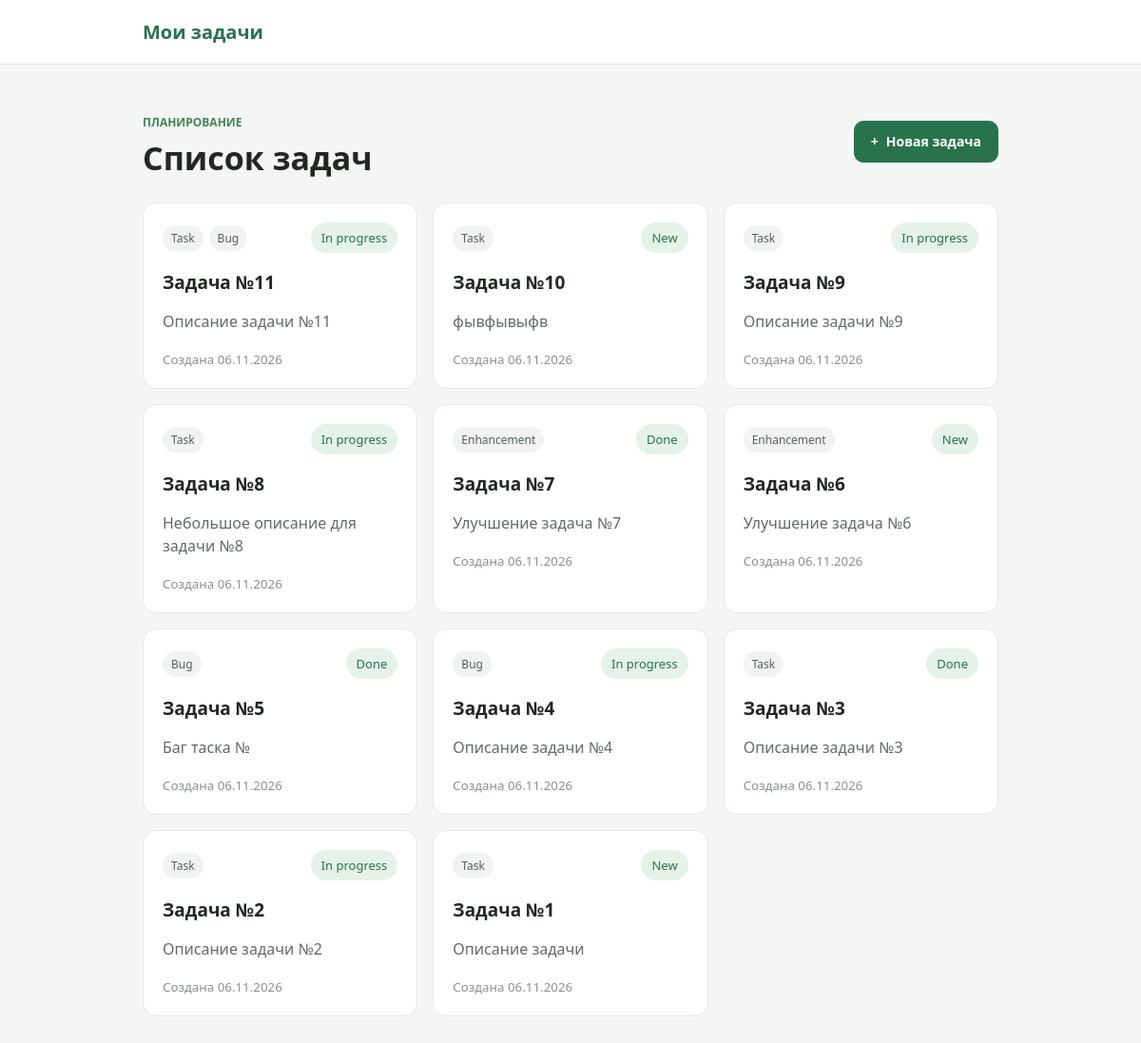
Before: / with the older database file.
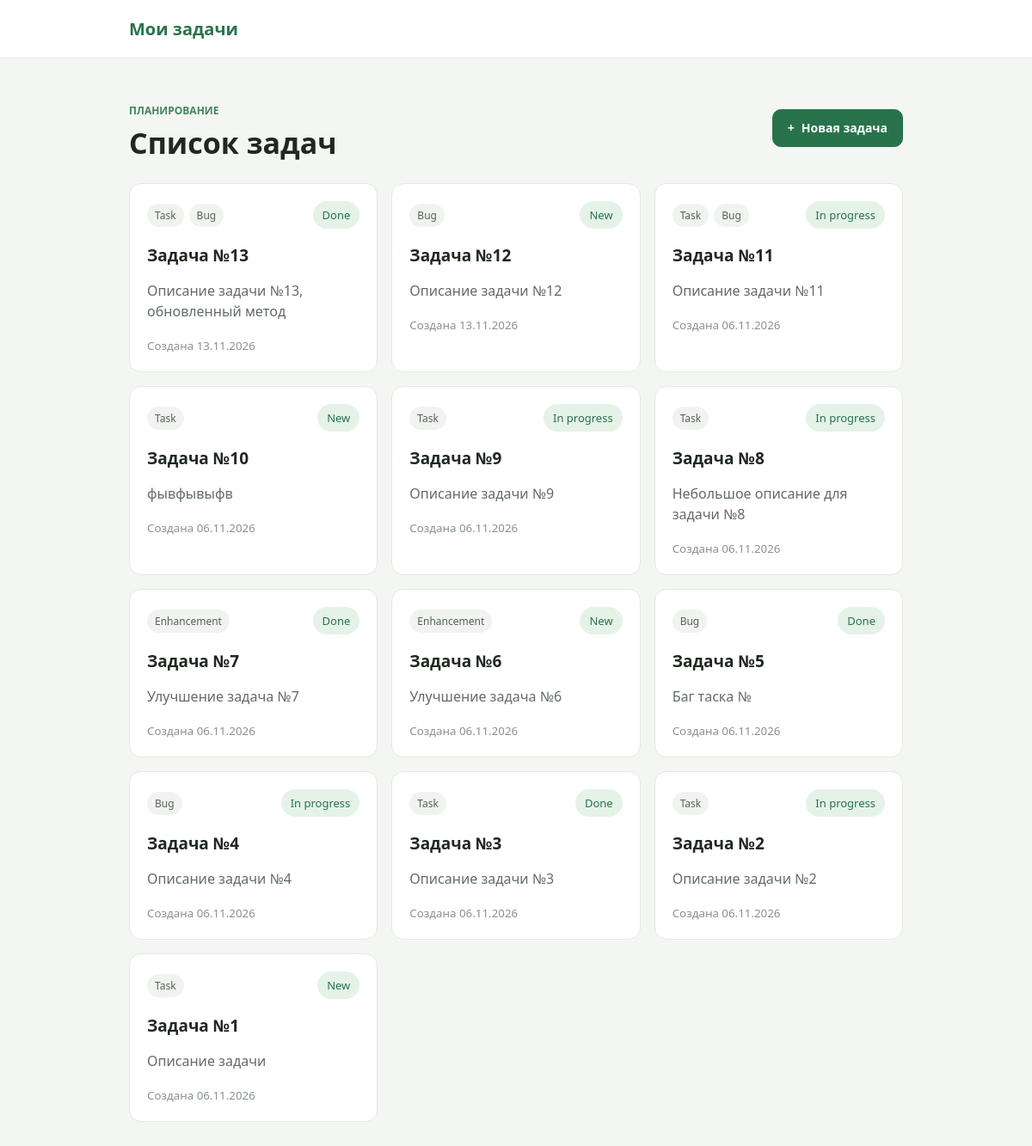
After: the same page with the newer database file.
### task_man/models.py (models this page shows, shortened)
class Type(models.Model):
    type = models.CharField(max_length=40)
    class Meta:
        verbose_name = 'Тип задачи'
        verbose_name_plural = 'Типы задач'
    def __str__(self):
        return f'{self.type}'

class Task(models.Model):
    summary = models.CharField(max_length=100, validators=(MinLengthValidator(10),))
    description = models.TextField(validators=[validate_forbidden_words])
    status = models.ForeignKey(Status, on_delete=models.PROTECT)
    types = models.ManyToManyField(Type, related_name='tasks', blank=True)
    created_at = models.DateTimeField(auto_now_add=True)
    updated_at = models.DateTimeField(auto_now=True)
    class Meta:
        verbose_name = 'Задача'
        verbose_name_plural = 'Задачи'
        ordering = ['-created_at']

class Status(models.Model):
    status = models.CharField(max_length=40)
    class Meta:
        verbose_name = 'Статус задачи'
        verbose_name_plural = 'Статусы задач'
    def __str__(self):
        return f'{self.status}'

### task_man/views.py (the view)
# urls.py: path('', views.TaskListView.as_view(), name='task_list'),
class TaskListView(TemplateView):
    template_name = 'task_man/task_list.html'
    def get_context_data(self, **kwargs):
        context = super().get_context_data(**kwargs)
        context['tasks'] = Task.objects.all()
        return context

### task_man/templates/task_man/task_list.html (shortened to what this page needs)
{% extends 'base.html' %}
{% block content %}
    <div class="page-heading">
    <div>
        <p class="eyebrow">Планирование</p>
        <h1>Список задач</h1>
    </div>
    <div class="heading-actions">
        <a class="button" href="{% url 'task_add' %}">
            <span aria-hidden="true">+</span>
            Новая задача
        </a>
    </div>
</div>
    {% if tasks %}
        <section class="task-list">
            {% for task in tasks %}
                <article class="task-card">
                    <div class="task-meta">
                        <div class="task-types">
                            {% for task_type in task.types.all %}
                                <span class="type-chip">{{ task_type }}</span>
                            {% empty %}
                                <span>Типы не выбраны</span>
                            {% endfor %}
                        </div>
                        <span class="status">{{ task.status }}</span>
                    </div>
                    <h2>
                        <a class="task-title-link"
                           href="{% url 'task_view' task_pk=task.pk %}">
                        {{ task.summary }}
                        </a>
                    </h2>
                    <p>{{ task.description|linebreaksbr }}</p>
                    <small>Создана {{ task.created_at|date:"d.m.Y" }}</small>
                </article>
            {% endfor %}
        </section>
    {% else %}
        <section class="empty-state">
            <h2>Пока задач нет</h2>
            <p>Добавленные задачи появятся здесь.</p>
        </section>
    {% endif %}
{% endblock %}

Changed rows visible on the page:
added Task: status "Done", summary "Задача №13", description "Описание задачи №13, обновленный метод", created_at "13.11.2026", Type (type "Task"), Type (type "Bug")
added Task: status "New", summary "Задача №12", description "Описание задачи №12", created_at "13.11.2026", Type (type "Bug")
